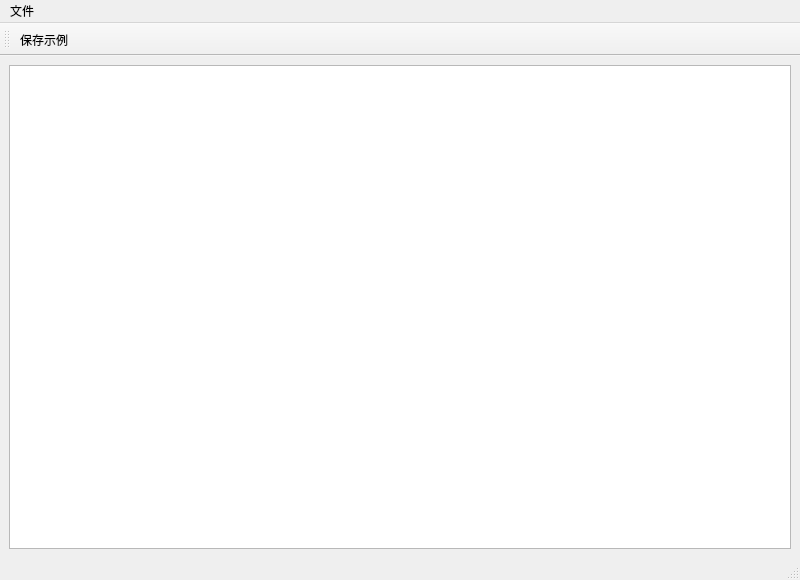
<?xml version="1.0" encoding="UTF-8"?>
<ui version="4.0">
 <class>MainWindow</class>
 <widget class="QMainWindow" name="MainWindow">
  <property name="geometry">
   <rect>
    <x>0</x>
    <y>0</y>
    <width>800</width>
    <height>580</height>
   </rect>
  </property>
  <property name="windowTitle">
   <string>6.2 菜单 动作与工具栏</string>
  </property>
  <widget class="QWidget" name="centralwidget">
   <layout class="QVBoxLayout" name="verticalLayout">
    <item>
     <widget class="QTextEdit" name="textEdit" />
    </item>
   </layout>
  </widget>
  <action name="action">
   <property name="text">
    <string>保存示例</string>
   </property>
   <property name="shortcut">
    <string>Ctrl+S</string>
   </property>
  </action>
  <widget class="QMenuBar" name="menubar">
   <widget class="QMenu" name="menuFile">
    <property name="title">
     <string>文件</string>
    </property>
    <addaction name="action" />
   </widget>
   <addaction name="menuFile" />
  </widget>
  <widget class="QToolBar" name="toolBar">
   <property name="windowTitle">
    <string>文件工具</string>
   </property>
   <property name="allowedAreas">
    <set>Qt::LeftToolBarArea|Qt::RightToolBarArea|Qt::TopToolBarArea</set>
   </property>
   <attribute name="toolBarArea">
    <enum>TopToolBarArea</enum>
   </attribute>
   <attribute name="toolBarBreak">
    <bool>false</bool>
   </attribute>
   <addaction name="action" />
  </widget>
  <widget class="QStatusBar" name="statusbar" />
 </widget>
 <resources />
 <connections />
</ui>
